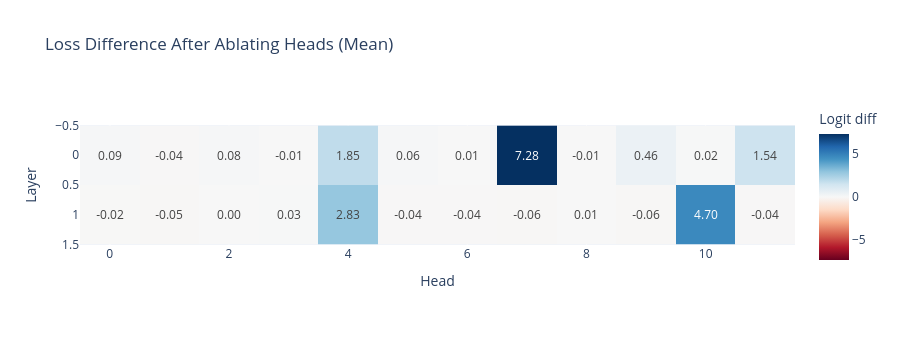

Notebook cell for this chart:
### Markdown cell above
### Exercise - mean ablation

> ```yaml
> Difficulty: 🔴⚪⚪⚪⚪
> Importance: 🔵🔵🔵⚪⚪
>
> You should aim to spend 5-15 mins on this exercise.
> ```

An alternative to zero-ablation is **mean-ablation**, where rather than setting values to zero, we set them to be their mean across some suitable distribution (commonly we'll use the mean over some batch dimension). This can be more informative, because zero-ablation takes a model out of its normal distribution, and so the results from it aren't necessarily representative of what you'd get if you "switched off" the effect from some particular component. Mean ablation on the other hand works slightly better (although it does come with its own set of risks). You can read more [here](https://www.neelnanda.io/mechanistic-interpretability/glossary#:~:text=Ablation%20aka%20Knockout) or [here](https://arxiv.org/html/2404.15255v1).

You should modify your `get_ablation_scores` function to support `ablation_type="mean"` and run the code below. You should see that the results are slightly cleaner, with the unimportant heads having values much closer to zero relative to the important heads.

### Code cell
rep_tokens_batch = generate_repeated_tokens(model, seq_len=50, batch_size=10)
mean_ablation_scores = get_ablation_scores(
    model, rep_tokens_batch, ablation_type="mean"
)

imshow(
    mean_ablation_scores,
    labels={"x": "Head", "y": "Layer", "color": "Logit diff"},
    title="Loss Difference After Ablating Heads (Mean)",
    text_auto=".2f",
    width=900,
    height=350,
)

### Figure 1 — Plotly figure (JSON) as saved in the notebook; plotly's stock layout.template omitted (floating-point values rounded to 4 significant figures)
{"data": [{"coloraxis": "coloraxis", "hovertemplate": "Head: %{x}<br>Layer: %{y}<br>Logit diff: %{z}<extra></extra>", "name": "0", "texttemplate": "%{z:.2f}", "type": "heatmap", "xaxis": "x", "yaxis": "y", "z": [[0.09127, -0.04338, 0.07621, -0.008475, 1.848, 0.05869, 0.01291, 7.283, -0.005521, 0.4595, 0.02421, 1.536], [-0.02306, -0.05089, -0.004626, 0.02821, 2.829, -0.03641, -0.03695, -0.05733, 0.005311, -0.06495, 4.696, -0.04241]]}], "layout": {"coloraxis": {"cmid": 0, "colorbar": {"title": {"text": "Logit diff"}}, "colorscale": [[0, "rgb(103,0,31)"], [0.1, "rgb(178,24,43)"], [0.2, "rgb(214,96,77)"], [0.3, "rgb(244,165,130)"], [0.4, "rgb(253,219,199)"], [0.5, "rgb(247,247,247)"], [0.6, "rgb(209,229,240)"], [0.7, "rgb(146,197,222)"], [0.8, "rgb(67,147,195)"], [0.9, "rgb(33,102,172)"], [1, "rgb(5,48,97)"]]}, "height": 350, "title": {"text": "Loss Difference After Ablating Heads (Mean)"}, "width": 900, "xaxis": {"anchor": "y", "constrain": "domain", "domain": [0, 1], "scaleanchor": "y", "title": {"text": "Head"}}, "yaxis": {"anchor": "x", "autorange": "reversed", "constrain": "domain", "domain": [0, 1], "title": {"text": "Layer"}}}}
